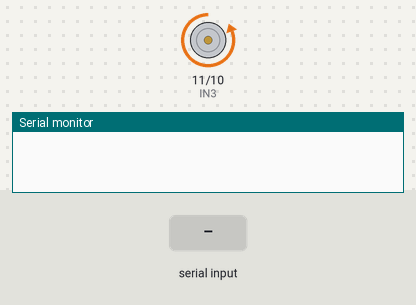
The sketch below on a simulated Arduino Uno, built with avr-gcc and run on an emulated ATmega328P. On the bench: motor-driver pin pairs drawn as motors (green arrow = first pin HIGH = forward, orange = second pin HIGH = backward, longer = more drive, scaled by the enable pin), the last lines printed to the serial monitor. Inputs (shaded band) come from the test bench.

Above: at 0.1 s.
At 9.2 s:
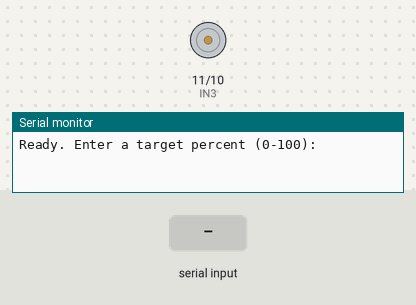
9.3 s: "90,45\n" received over Serial
At 10.3 s:
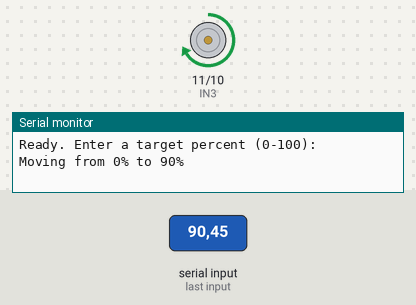
Timing chart, 0 to 16.8 s (numbered marks = the images above; inputs shaded):
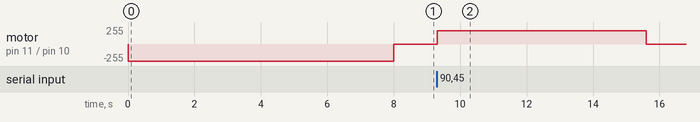

Measured:
- after the input at 9.3 s, motor on pin 11 (IN3) / pin 10 (IN4): stopped → forward 200/255 at once, → stopped 6.3 s later

The sketch:

H-driver_code_test.ino
```cpp
const int IN3 = 11; // Extend
const int IN4 = 10; // Retract
const int ENB = 9;  // Motor speed

int actuateFrom = 0;
int actuateTo = 0;

bool isMoving = false;
unsigned long movementStart = 0;
unsigned long movementDuration = 0;

void setup() {
  pinMode(IN3, OUTPUT);
  pinMode(IN4, OUTPUT);
  pinMode(ENB, OUTPUT);
  digitalWrite(IN4,HIGH);
  analogWrite(ENB,255);
  delay(8000);
  Serial.begin(9600);
  stopMotor();

  Serial.println("Ready. Enter a target percent (0-100):");
}

void loop() {
  // Handle incoming Serial commands
  if (Serial.available()) {
    String inputString = Serial.readStringUntil('\n'); // Read full line
    inputString.trim(); // Remove whitespace

    if (inputString.length() > 0) {
      int input = inputString.toInt();

      if (input >= 0 && input <= 100) {
        if (input != actuateFrom) {
          startMovement(input);
        } else {
          Serial.print("Already at ");
          Serial.print(actuateFrom);
          Serial.println("%");
        }
      } else {
        Serial.println("Invalid input. Please enter a value from 0 to 100.");
      }
    }
  }
}

void startMovement(int i) {
	actuateTo = i;
  int diff = actuateTo - actuateFrom;

  Serial.print("Moving from ");
  Serial.print(actuateFrom);
  Serial.print("% to ");
  Serial.print(actuateTo);
  Serial.println("%");

  movementStart = millis();
  movementDuration = abs(diff) * 70;  // Tune this: ms per % change

  if (diff > 0) {
    // Extend
    digitalWrite(IN3, HIGH);
    digitalWrite(IN4, LOW);
  } else {
    // Retract
    digitalWrite(IN3, LOW);
    digitalWrite(IN4, HIGH);
  }

  analogWrite(ENB, 200); // PWM speed
  isMoving = true;

	// put while loop here
	// when the stop happens/ escape while loop
    while (isMoving) {
    if (millis() - movementStart >= movementDuration) {
      stopMotor();
      actuateFrom = actuateTo; // ✅ ONLY update when move completes
      Serial.print("Reached ");
      Serial.print(actuateFrom);
      Serial.println("%");
    }
  }
}

void stopMotor() {
  digitalWrite(IN3, LOW);
  digitalWrite(IN4, LOW);
  analogWrite(ENB, 0);
  isMoving = false;
}
```
